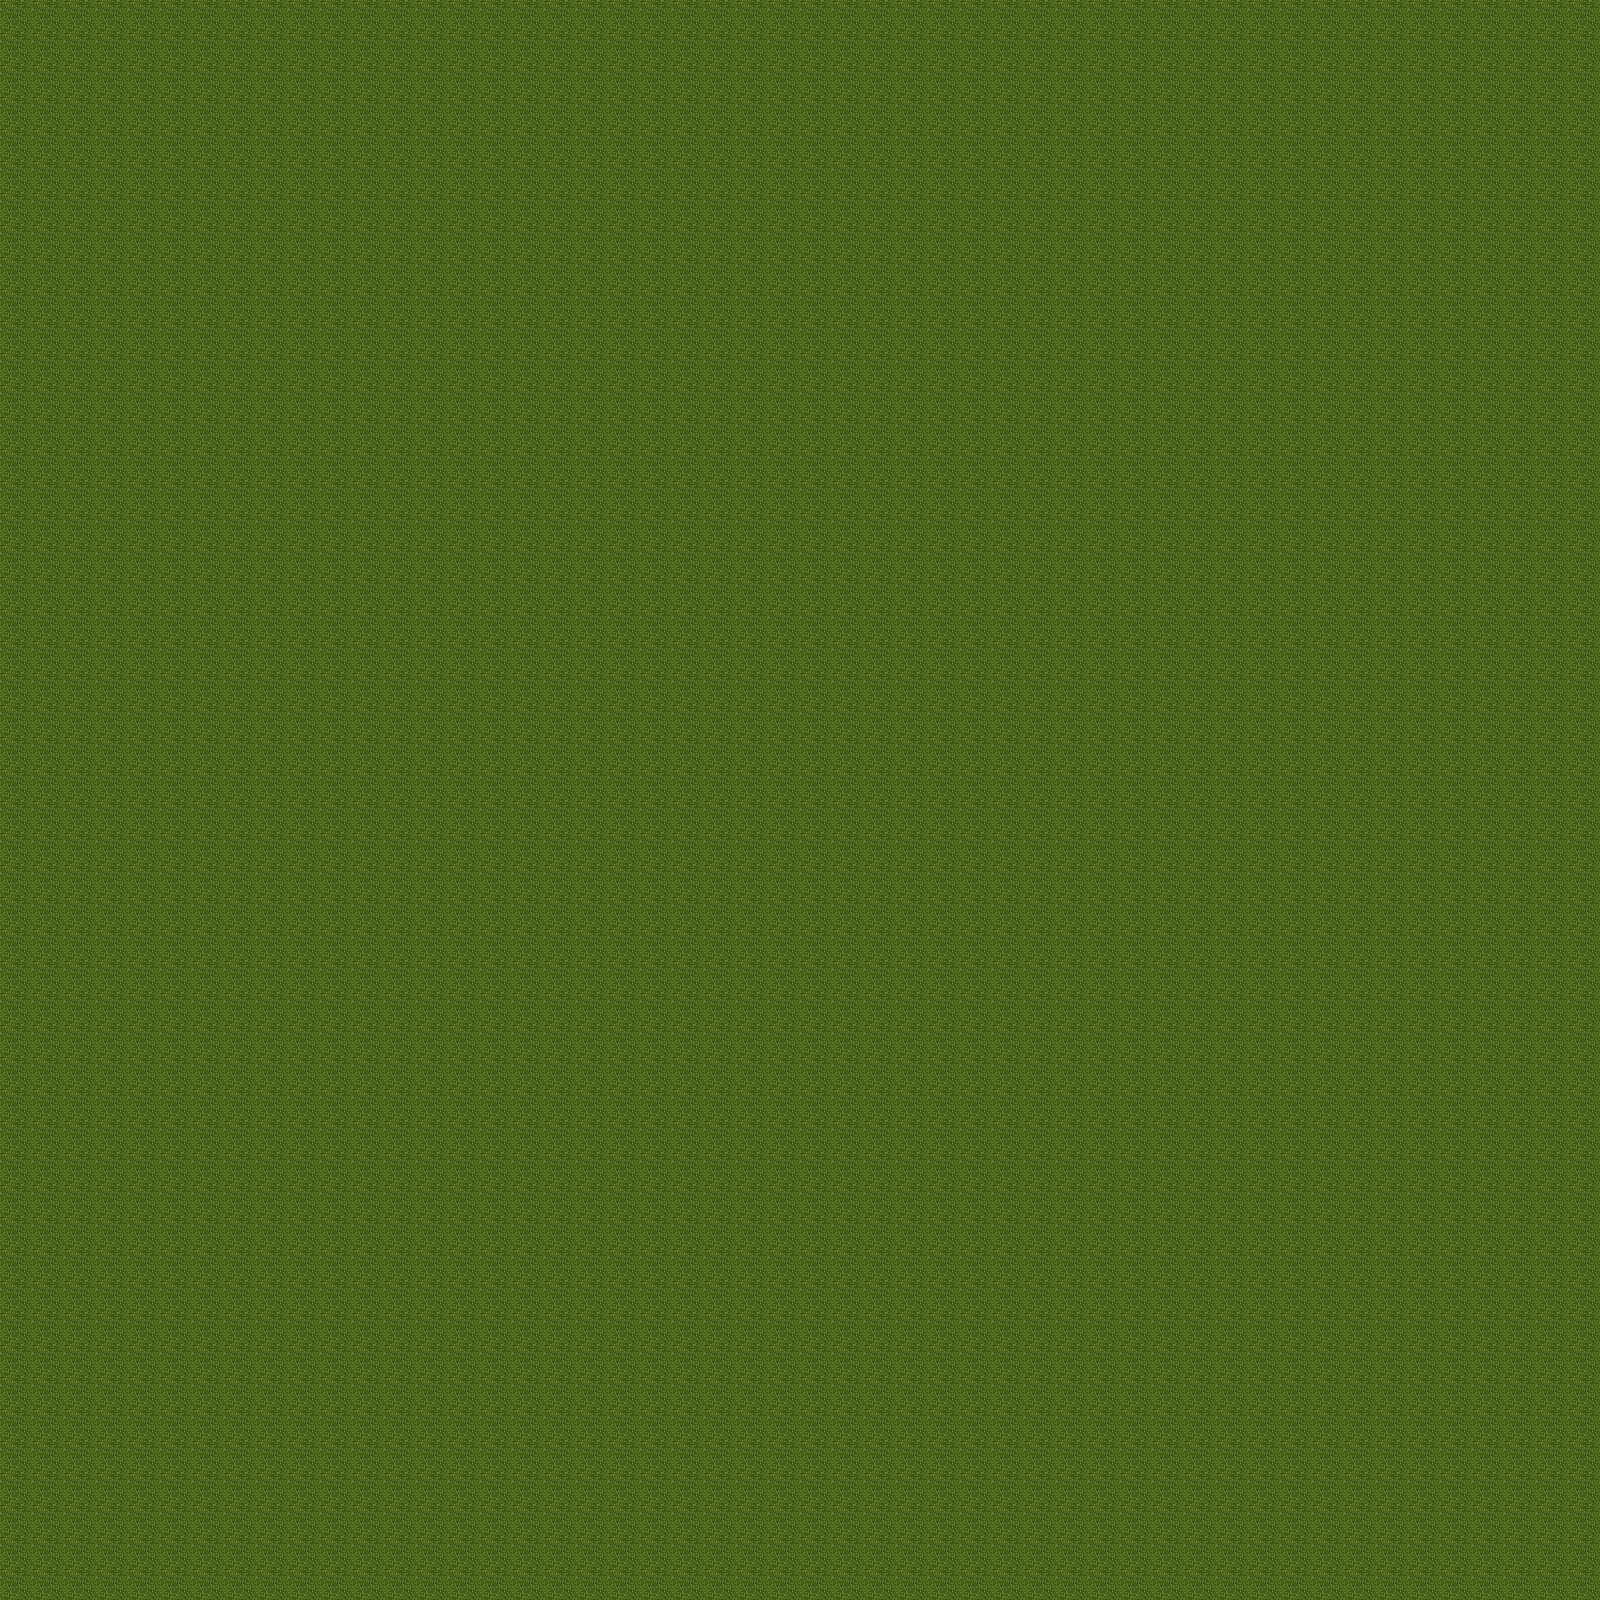

This game map was drawn from its Tiled (.tmx) file and the tilesets committed beside it. A one-line description and the trimmed map source follow:
An orthogonal 50x50 tile map with 32x32 px tiles, 1 tile layer (ground).

<map version="1.0" tiledversion="1.1.2" orientation="orthogonal" renderorder="right-down" width="50" height="50" tilewidth="32" tileheight="32" infinite="0" nextobjectid="1">
 <tileset firstgid="1" name="forestground06dv5" tilewidth="32" tileheight="32" tilecount="399" columns="19">
  <image source="tilesets/forestground06dv5.png" width="629" height="679" />
 </tileset>
 <layer name="ground" width="50" height="50">
  <data>[2500 cells, 2500 non-empty, 1 distinct tile ids]</data>
 </layer>
</map>
